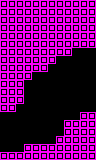

The image is a tile-based game level rendered from a .tmx file. Its description and source (layers, tilesets, objects; grid data summarised) follow:
An orthogonal 12x20 tile map with 8x8 px tiles, 1 tile layer (main) and 3 objects (3x movingBlock).

<map version="1.0" orientation="orthogonal" renderorder="right-down" width="12" height="20" tilewidth="8" tileheight="8" nextobjectid="39">
 <properties>
  <property name="L" type="int" value="3" />
  <property name="R" type="int" value="2" />
  <property name="type" value="tunnel" />
 </properties>
 <tileset firstgid="1" name="tiles" tilewidth="8" tileheight="8" tilecount="24" columns="6">
  <image source="../../../images/tiles.png" width="48" height="32" />
  <tile id="1">
   <properties>
    <property name="type" value="open" />
   </properties>
  </tile>
 </tileset>
 <layer name="main" width="12" height="20">
  <data>[240 cells, 145 non-empty, 1 distinct tile ids]</data>
 </layer>
 <objectgroup name="objects" />
 <objectgroup name="hazards">
  <object id="35" type="movingBlock" gid="4" x="48" y="104" width="8" height="8" />
  <object id="37" type="movingBlock" gid="4" x="24" y="136" width="8" height="8" />
  <object id="38" type="movingBlock" gid="4" x="72" y="64" width="8" height="8" />
 </objectgroup>
</map>
